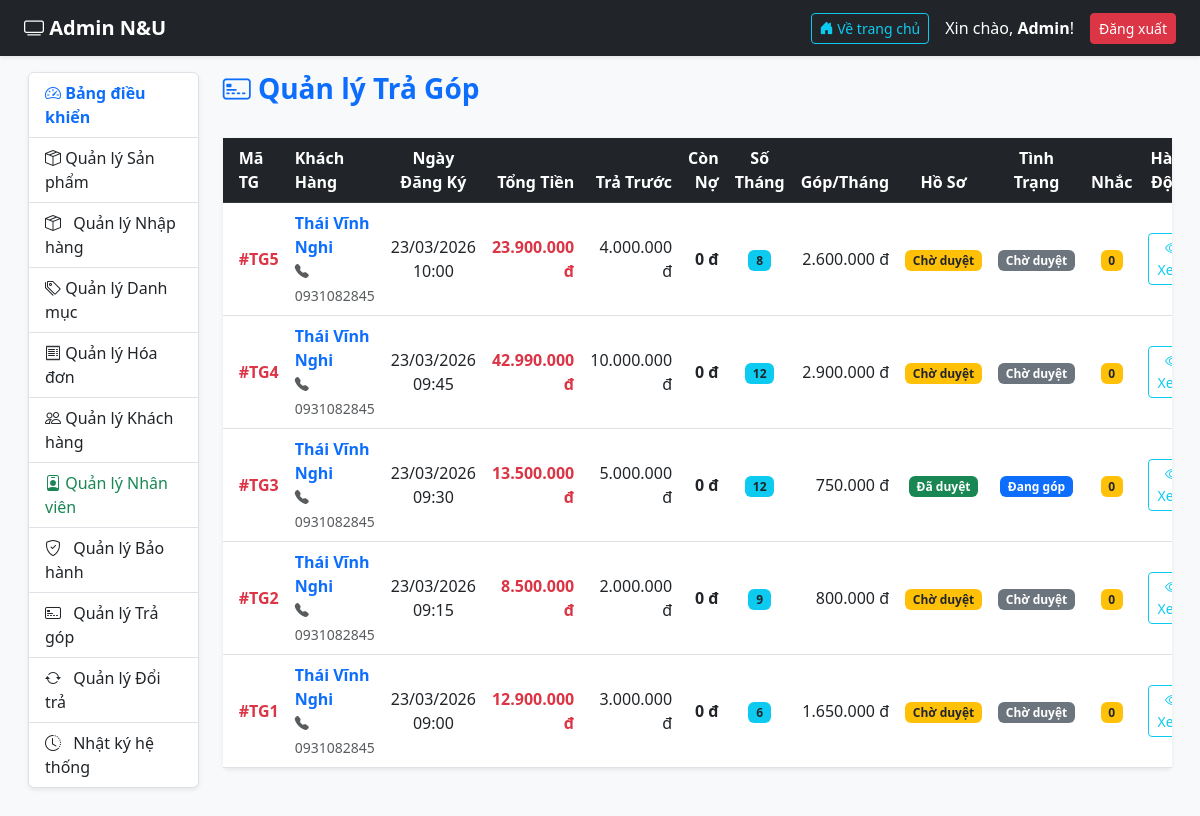
Page /admin/tra_gop.php on the committed database.
### tables this page shows
CREATE TABLE `tragop` (
  `ID` int(11) NOT NULL AUTO_INCREMENT,
  `KhachHangID` int(11) NOT NULL,
  `NhanVienID` int(11) DEFAULT NULL,
  `HoaDonID` int(11) DEFAULT NULL,
  `NgayDangKy` datetime DEFAULT current_timestamp(),
  `SoTienTraTruoc` decimal(15,0) DEFAULT 0,
  `SoThangTraGop` int(11) DEFAULT 6,
  `LaiSuat` decimal(5,2) DEFAULT 0.00,
  `TongTien` decimal(15,0) DEFAULT 0,
  `TienGopMoiThang` decimal(15,0) DEFAULT 0,
  `GhiChu` varchar(255) DEFAULT NULL,
  `TrangThai` varchar(50) DEFAULT 'Chờ duyệt',
  PRIMARY KEY (`ID`),
  KEY `KhachHangID` (`KhachHangID`),
  KEY `NhanVienID` (`NhanVienID`),
  KEY `HoaDonID` (`HoaDonID`),
  CONSTRAINT `tragop_ibfk_1` FOREIGN KEY (`KhachHangID`) REFERENCES `khachhang` (`ID`),
  CONSTRAINT `tragop_ibfk_2` FOREIGN KEY (`NhanVienID`) REFERENCES `nhanvien` (`ID`),
  CONSTRAINT `tragop_ibfk_3` FOREIGN KEY (`HoaDonID`) REFERENCES `hoadon` (`ID`)
);

CREATE TABLE `khachhang` (
  `ID` int(11) NOT NULL,
  `HoVaTen` varchar(255) DEFAULT NULL,
  `DienThoai` varchar(20) DEFAULT NULL,
  `DiaChi` varchar(255) DEFAULT NULL,
  `TenDangNhap` varchar(50) NOT NULL,
  `MatKhau` varchar(255) NOT NULL
);

### admin/tra_gop.php (the view, shortened to what this page needs)
<?php
require_once '../connect.php';
require_once 'header.php';
require_once 'sidebar.php';
$sql = "SELECT tg.*, kh.HoVaTen, kh.DienThoai
        FROM tragop tg
        JOIN khachhang kh ON tg.KhachHangID = kh.ID
        ORDER BY tg.ID DESC";
$result = $conn->query($sql);
?>
<div class="col-md-9 col-lg-10 mb-5">
    <div class="d-flex justify-content-between align-items-center mb-4">
        <h3 class="text-primary fw-bold">
            <i class="bi bi-credit-card-2-front"></i> Quản lý Trả Góp
        </h3>
        </div>
    <div class="card shadow-sm border-0">
        <div class="card-body p-0">
            <div class="table-responsive">
                <table class="table table-hover align-middle text-center mb-0">
                    <thead class="table-dark">
                        <tr>
                            <th width="80" class="ps-3 text-start">Mã TG</th>
                            <th class="text-start">Khách Hàng</th>
                            <th>Ngày Đăng Ký</th>
                            <th class="text-end">Tổng Tiền</th>
                            <th class="text-end">Trả Trước</th>
                            <th class="text-end">Còn Nợ</th>
                            <th width="80">Số Tháng</th>
                            <th class="text-end">Góp/Tháng</th>
                            <th>Hồ Sơ</th>
                            <th>Tình Trạng</th>
                            <th width="70">Nhắc</th>
                            <th width="90">Hành Động</th>
                        </tr>
                    </thead>
                    <tbody>
                        <?php if ($result && $result->num_rows > 0): ?>
                            <?php while ($row = $result->fetch_assoc()): ?>
                                <?php $conNo = max(0, $row['TongPhaiTra'] - $row['SoTienDaTra']); ?>
                                <tr>
                                    <td class="ps-3 fw-bold text-danger text-start">#TG<?php echo $row['ID']; ?></td>
                                    <td class="text-start">
                                        <span class="fw-bold text-primary"><?php echo htmlspecialchars($row['HoVaTen']); ?></span><br>
                                        <small class="text-muted"><i class="bi bi-telephone-fill"></i> <?php echo htmlspecialchars($row['DienThoai']); ?></small>
                                    </td>
                                    <td><?php echo date('d/m/Y H:i', strtotime($row['NgayDangKy'])); ?></td>
                                    <td class="text-end text-danger fw-bold"><?php echo number_format($row['TongTien'], 0, ',', '.'); ?> đ</td>
                                    <td class="text-end"><?php echo number_format($row['SoTienTraTruoc'], 0, ',', '.'); ?> đ</td>
                                    <td class="text-end fw-bold"><?php echo number_format($conNo, 0, ',', '.'); ?> đ</td>
                                    <td>
                                        <span class="badge bg-info text-dark"><?php echo (int)$row['SoThangTraGop']; ?></span>
                                    </td>
                                    <td class="text-end"><?php echo number_format($row['TienGopMoiThang'], 0, ',', '.'); ?> đ</td>
                                    <td>
                                        <?php if ($row['TrangThai'] == 'Chờ duyệt'): ?>
                                            <span class="badge bg-warning text-dark">Chờ duyệt</span>
                                        <?php elseif ($row['TrangThai'] == 'Đã chuyển hóa đơn'): ?>
                                            <span class="badge bg-primary">Đã chuyển HĐ</span>
                                        <?php elseif ($row['TrangThai'] == 'Đã duyệt'): ?>
                                            <span class="badge bg-success">Đã duyệt</span>
                                        <?php else: ?>
                                            <span class="badge bg-secondary"><?php echo htmlspecialchars($row['TrangThai']); ?></span>
                                        <?php endif; ?>
                                    </td>
                                    <td>
                                        <?php if ($row['TinhTrangTra'] == 'Chờ duyệt'): ?>
                                            <span class="badge bg-secondary">Chờ duyệt</span>
                                        <?php elseif ($row['TinhTrangTra'] == 'Đang góp'): ?>
                                            <span class="badge bg-primary">Đang góp</span>
                                        <?php elseif ($row['TinhTrangTra'] == 'Đã tất toán'): ?>
                                            <span class="badge bg-success">Đã tất toán</span>
                                        <?php elseif ($row['TinhTrangTra'] == 'Nợ xấu'): ?>
                                            <span class="badge bg-danger">Nợ xấu</span>
                                        <?php else: ?>
                                            <span class="badge bg-dark"><?php echo htmlspecialchars($row['TinhTrangTra']); ?></span>
                                        <?php endif; ?>
                                    </td>
                                    <td>
                                        <span class="badge bg-warning text-dark"><?php echo (int)$row['SoLanNhacNho']; ?></span>
                                    </td>
                                    <td>
                                        <a href="tra_gop_chi_tiet.php?id=<?php echo $row['ID']; ?>" class="btn btn-outline-info btn-sm" title="Xem chi tiết">
                                            <i class="bi bi-eye"></i> Xem
                                        </a>
                                    </td>
                                </tr>
                            <?php endwhile; ?>
                        <?php else: ?>
                            <tr>
                                <td colspan="12" class="text-center py-4 text-muted">Chưa có hồ sơ trả góp nào.</td>
                            </tr>
                        <?php endif; ?>
                    </tbody>
                </table>
            </div>
        </div>
    </div>
</div>
<?php
require_once 'footer.php';
?>

### rows in the picture
tragop: ID "5", KhachHangID.HoVaTen "Thái Vĩnh Nghi", KhachHangID.DienThoai "0931082845", NgayDangKy "23/03/2026 10:00", TongTien "23.900.000", SoTienTraTruoc "4.000.000", TongPhaiTra "0", SoThangTraGop "8", TienGopMoiThang "2.600.000", TrangThai "Chờ duyệt", TinhTrangTra "Chờ duyệt", SoLanNhacNho "0"
tragop: ID "4", KhachHangID.HoVaTen "Thái Vĩnh Nghi", KhachHangID.DienThoai "0931082845", NgayDangKy "23/03/2026 09:45", TongTien "42.990.000", SoTienTraTruoc "10.000.000", TongPhaiTra "0", SoThangTraGop "12", TienGopMoiThang "2.900.000", TrangThai "Chờ duyệt", TinhTrangTra "Chờ duyệt", SoLanNhacNho "0"
tragop: ID "3", KhachHangID.HoVaTen "Thái Vĩnh Nghi", KhachHangID.DienThoai "0931082845", NgayDangKy "23/03/2026 09:30", TongTien "13.500.000", SoTienTraTruoc "5.000.000", TongPhaiTra "0", SoThangTraGop "12", TienGopMoiThang "750.000", TrangThai "Đã duyệt", TinhTrangTra "Đang góp", SoLanNhacNho "0"
tragop: ID "2", KhachHangID.HoVaTen "Thái Vĩnh Nghi", KhachHangID.DienThoai "0931082845", NgayDangKy "23/03/2026 09:15", TongTien "8.500.000", SoTienTraTruoc "2.000.000", TongPhaiTra "0", SoThangTraGop "9", TienGopMoiThang "800.000", TrangThai "Chờ duyệt", TinhTrangTra "Chờ duyệt", SoLanNhacNho "0"
tragop: ID "1", KhachHangID.HoVaTen "Thái Vĩnh Nghi", KhachHangID.DienThoai "0931082845", NgayDangKy "23/03/2026 09:00", TongTien "12.900.000", SoTienTraTruoc "3.000.000", TongPhaiTra "0", SoThangTraGop "6", TienGopMoiThang "1.650.000", TrangThai "Chờ duyệt", TinhTrangTra "Chờ duyệt", SoLanNhacNho "0"
